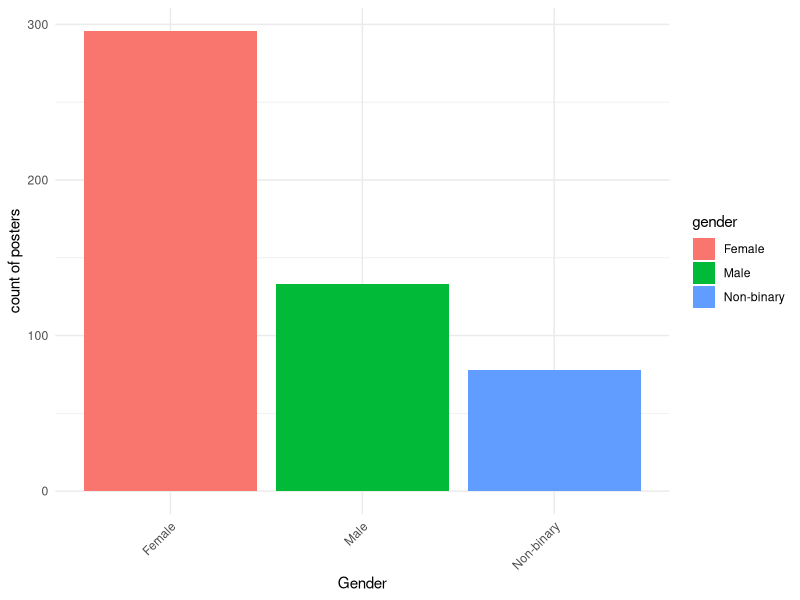
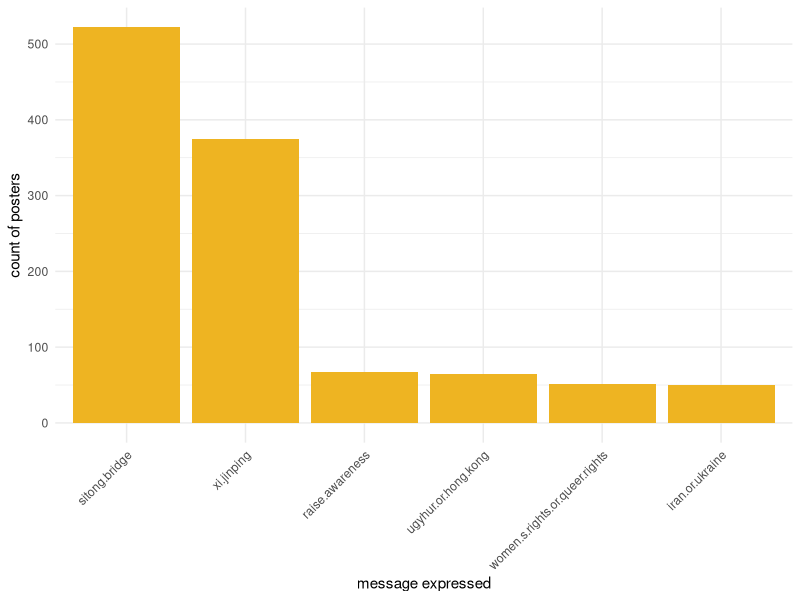
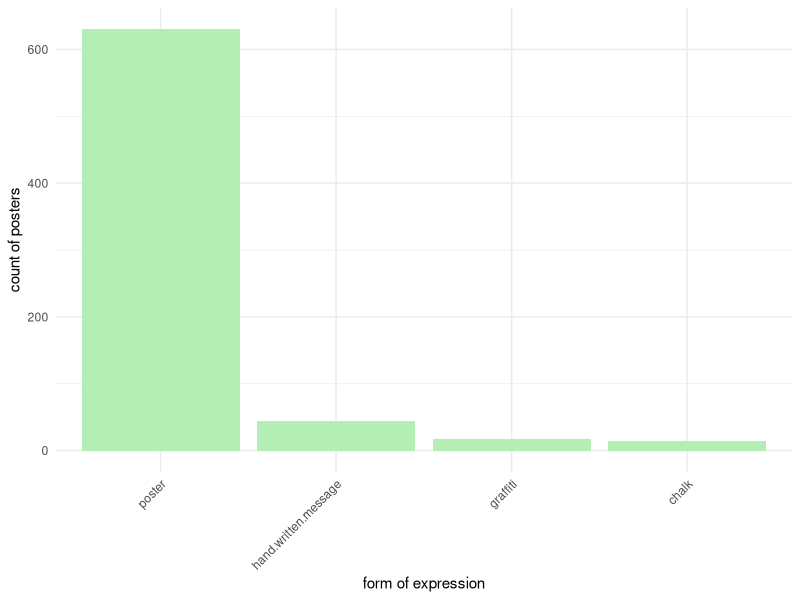
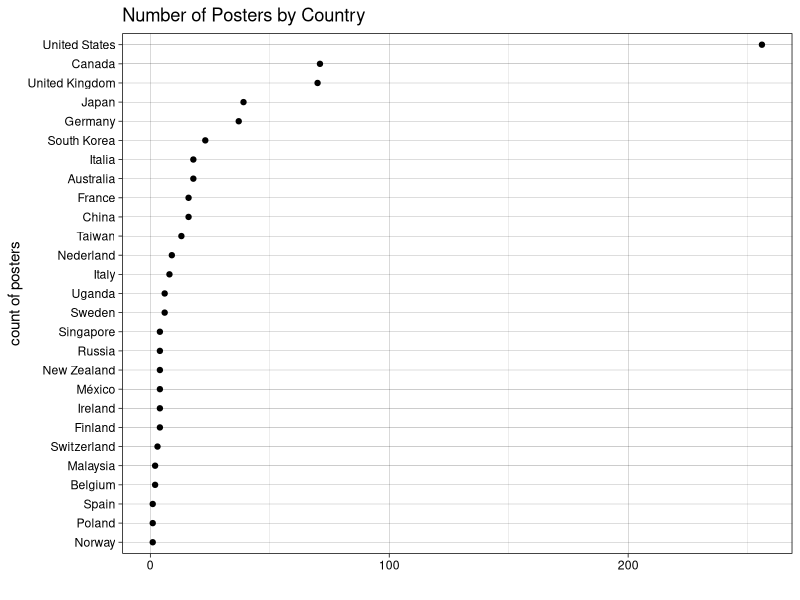
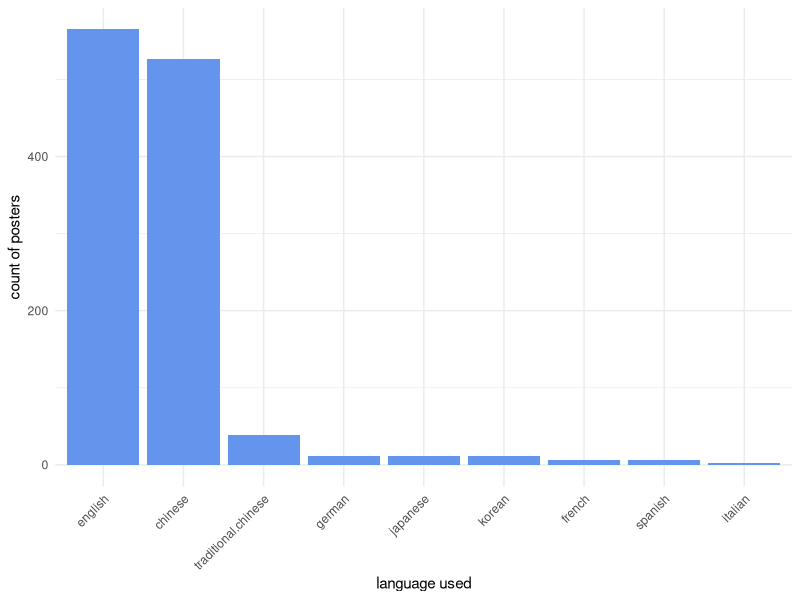
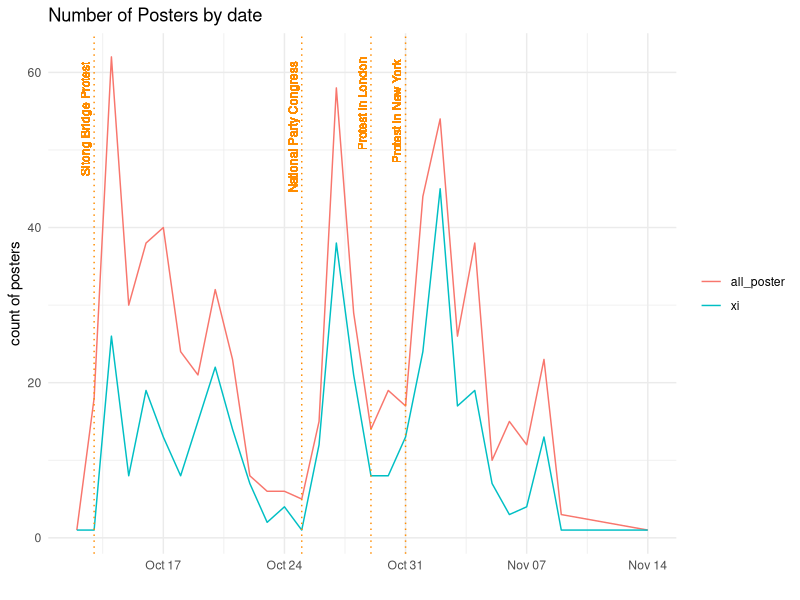
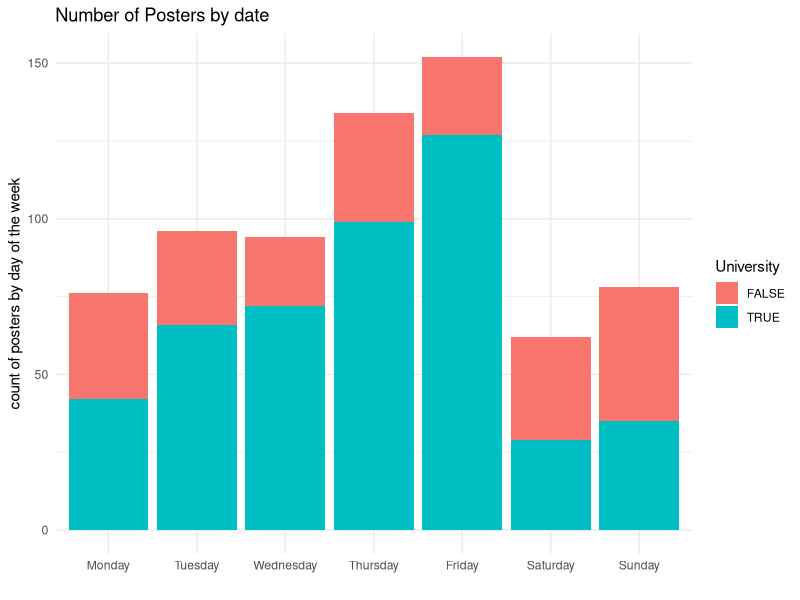

Write the R code that produced these figures, in order.
## ---- chunk 1
library(ggplot2)
library(dplyr)
library(tidyr)
library(tools)
library(forcats)
library(grid)

theme_set(theme_minimal())
## ---- chunk 2
data <- read.csv("data/data_cleaned.csv", header=TRUE, stringsAsFactors=FALSE)

df_gender <- data %>% 
    group_by(gender)  %>% 
    summarize(Freq = n()) %>% 
     filter(gender != "")

ggplot(df_gender, aes(x = gender, y = Freq, fill = gender)) +
  geom_col(position = "dodge") + 
  theme(axis.text.x = element_text(angle = 45, hjust=1)) +
  xlab('Gender') + 
  ylab('count of posters')

## ---- chunk 3

df_message <- data %>%
  select(c('Sitong.Bridge','Xi.Jinping', 'Raise.Awareness', 'Ugyhur.or.Hong.Kong', 'Women.s.rights.or.Queer.Rights', 'Iran.or.Ukraine')) %>%
  apply(2, as.logical) %>%
  data.frame() %>%
  mutate_all(funs(ifelse(is.na(.), 0, .))) %>%
  summarise(across(everything(), sum)) %>%
  pivot_longer(cols = everything()) 

df_message$name = tolower(df_message$name)

ggplot(df_message, aes(x = fct_reorder(name, value, .desc = TRUE), y = value)) +
  geom_col(position = "dodge", fill = 'goldenrod2') + 
  theme(axis.text.x = element_text(angle = 45, hjust=1)) +
  xlab('message expressed') + 
  ylab('count of posters')

## ---- chunk 4
df_form <- data %>%
  select(c('chalk','graffiti', 'poster', 'hand.written.message')) %>%
  apply(2, as.logical) %>%
  data.frame() %>%
  summarise(across(everything(), sum)) %>%
  pivot_longer(cols = everything()) 

df_form$name = tolower(df_form$name)

ggplot(df_form, aes(x = fct_reorder(name, value, .desc = TRUE), y = value)) +
  geom_col(position = "dodge", fill = 'darkseagreen2') + 
  theme(axis.text.x = element_text(angle = 45, hjust=1)) +
  xlab('form of expression') + 
  ylab('count of posters')

## ---- chunk 5
df_country = data %>% 
    group_by(country)  %>% 
    summarize(Freq = n()) %>% 
     filter(country != "")


ggplot(df_country, mapping = aes(x = Freq, y = fct_reorder(country, Freq, .desc = FALSE))) +
  geom_point() +
  ggtitle("Number of Posters by Country") +  
  labs (x = "", y = "count of posters") +
  theme_linedraw()

## ---- chunk 6

df_language <- data %>%
  select(c('Chinese','English', 'Italian', 'Traditional.Chinese', 'french', 'german', 'japanese','korean','spanish')) %>%
  apply(2, as.logical) %>%
  data.frame() %>%
  summarise(across(everything(), sum)) %>%
  pivot_longer(cols = everything()) 

df_language$name = tolower(df_language$name)

ggplot(df_language, aes(x = fct_reorder(name, value, .desc = TRUE), y = value)) +
  geom_col(position = "dodge",  show.legend = FALSE, fill = 'cornflowerblue') + 
  theme(axis.text.x = element_text(angle = 45, hjust=1)) +
  xlab('language used') + 
  ylab('count of posters') 
## ---- chunk 7
df_time <- data  %>%
    mutate(date = as.Date(timestamp)) %>% 
    mutate(Xi.Jinping = replace_na(as.numeric(replace(Xi.Jinping, Xi.Jinping =="True", 1)),0))  %>%
   group_by(date) %>% 
   summarize(all_poster = n(), xi = sum(Xi.Jinping)) %>%
  pivot_longer(cols = -c(date), names_to = 'type', values_to = 'freq') 
  
ggplot(df_time, aes(date, freq, group = type, color = type)) +
  geom_line() +
  geom_vline(xintercept = as.Date('2022-10-13'), colour = 'darkorange', linetype = 'dotted') +
  geom_text(aes(x=as.Date('2022-10-12'), label="\nSitong Bridge Protest", y=54), colour="darkorange", angle = 90,  size=3) +

  geom_vline(xintercept = as.Date('2022-10-25'), colour = 'darkorange', linetype = 'dotted') +
  geom_text(aes(x=as.Date('2022-10-24'), label="\nNational Party Congress", y=53), colour="darkorange", angle = 90,  size=3) +

  geom_vline(xintercept = as.Date('2022-10-29'), colour = 'darkorange', linetype = 'dotted') +
  geom_text(aes(x=as.Date('2022-10-28'), label="\nProtest in London", y=56), colour="darkorange", angle = 90,  size=3) +
  
    geom_vline(xintercept = as.Date('2022-10-31'), colour = 'darkorange', linetype = 'dotted') +
  geom_text(aes(x=as.Date('2022-10-30'), label="\nProtest in New York", y=55), colour="darkorange", angle = 90,  size=3) +
    
  ggtitle("Number of Posters by date") +  labs (x = "", y = "count of posters") +
  theme(legend.title = element_blank())

## ---- chunk 8
df_time <- data  %>%
    mutate(day_of_week = weekdays(as.Date(timestamp))) %>% 
    mutate(day_of_week = factor(day_of_week, levels = c("Monday", "Tuesday", "Wednesday", "Thursday", "Friday", "Saturday", "Sunday"))) %>%
    group_by(day_of_week, University) %>% 
    summarize(Freq = n()) %>%
    mutate(University = replace_na(University,FALSE))

ggplot(df_time, mapping = aes(x = day_of_week, y = Freq, fill = University)) +
  geom_col() +
  ggtitle("Number of Posters by date") +  
  labs (x = "", y = "count of posters by day of the week")

